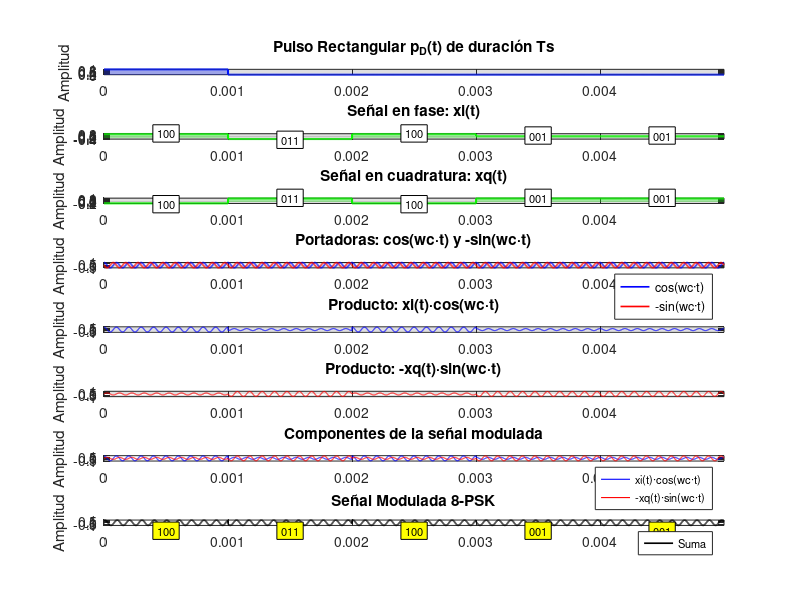
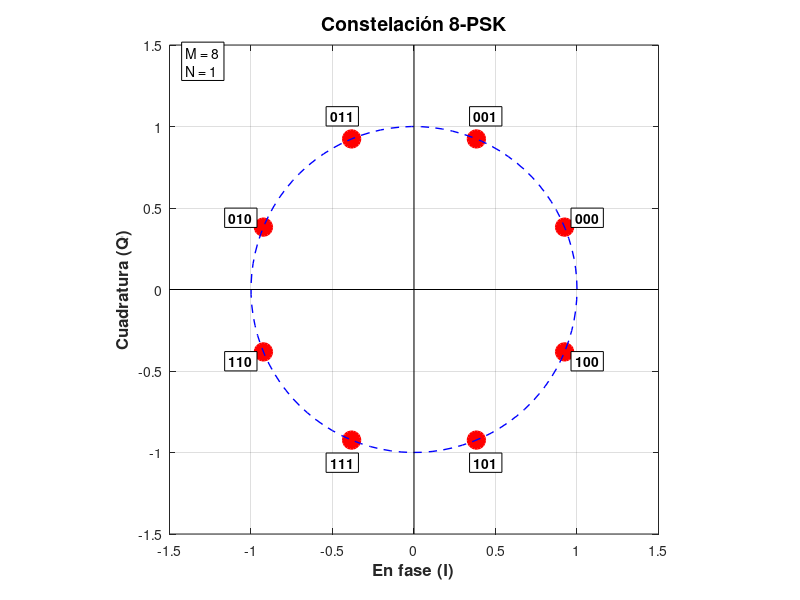

Recreate these plots in MATLAB, in order.
%% Modulación M-PSK
% Script para generar señales M-PSK con visualización de formas de onda
% y constelación
% Autor: Cristian Cruz

clear all;
close all;
clc;

%% Parámetros
Num_intervalos = 5;

% Probabilidad de bits
p0 = 0.5;
p1 = 1 - p0;

% Parámetros de modulación M-PSK
M = 8;
n = log2(M);
Ts = 0.001;
fs = 1/Ts;

% Parámetros para la gráfica de señales
fmuestreo = 1000000;
fc = 10000;
Ac = 1;

% Número de bits de la secuencia a generar
N = Num_intervalos * n;

%% Generación de secuencia de bits
rng(42); % Semilla para reproducibilidad
secuencia = (rand(1, N) > p0);
fprintf('Secuencia generada: ');
fprintf('%d ', secuencia);
fprintf('\n');

%% Función para generar código Gray
function gray = gray_code(n)
    if n == 0
        gray = {''};
        return;
    end
    prev = gray_code(n-1);
    gray = cell(1, 2^n);
    for i = 1:length(prev)
        gray{i} = ['0' prev{i}];
    end
    for i = 1:length(prev)
        gray{length(prev) + i} = ['1' prev{length(prev) - i + 1}];
    end
end

%% Convertidor de Datos M-PSK
function [Ik, Qk, bk, tabla, gray_secuencia] = convertidor_datos_psk(bits, M, N_param)
    n = log2(M);

    % Asegurar múltiplo de n
    L = length(bits);
    if mod(L, n) ~= 0
        bits = bits(1:L - mod(L, n));
    end

    % Agrupar bits
    num_simbolos = length(bits) / n;
    grupos = reshape(bits, n, num_simbolos)';

    % Generar código Gray
    gray = gray_code(n);

    % Crear mapping
    mapping = containers.Map();
    for i = 1:M
        key = gray{i};
        mapping(key) = i - 1;
    end

    % Convertir grupos a índices b_k
    bk = zeros(1, num_simbolos);
    gray_secuencia = cell(1, num_simbolos);

    for i = 1:num_simbolos
        bits_str = '';
        for j = 1:n
            bits_str = [bits_str num2str(grupos(i,j))];
        end
        bk(i) = mapping(bits_str);
        gray_secuencia{i} = bits_str;
    end

    % Calcular fases: φ_k = π(2*b_k + N)/M
    phi_k = pi * (2*bk + N_param) / M;

    % Calcular componentes I_k y Q_k
    Ik = cos(phi_k);
    Qk = sin(phi_k);

    % Crear tabla de correspondencia
    tabla = struct();
    for i = 1:M
        code = gray{i};
        b = i - 1;
        phi = pi * (2*b + N_param) / M;
        I = cos(phi);
        Q = sin(phi);
        tabla(i).gray = code;
        tabla(i).bk = b;
        tabla(i).phi_k = phi;
        tabla(i).Ik = I;
        tabla(i).Qk = Q;
    end
end

% Convertir datos
[Ik, Qk, bk, tabla, gray_secuencia] = convertidor_datos_psk(secuencia, M, 1);

% Mostrar tabla de correspondencia
fprintf('\nTabla de correspondencia M-PSK:\n');
fprintf('%-10s %-5s %-15s %-15s %-15s\n', 'Gray', 'bk', 'phi_k', 'Ik=cos(phi_k)', 'Qk=sen(phi_k)');
fprintf('----------------------------------------------------------------------\n');
for i = 1:M
    fprintf('%-10s %-5d %-15.4f %-15.4f %-15.4f\n', ...
        tabla(i).gray, tabla(i).bk, tabla(i).phi_k, tabla(i).Ik, tabla(i).Qk);
end

%% Función pulso rectangular
function p = pulso_rectangular(t, Ts, fmuestreo)
    eps = 1/(2*fmuestreo);
    p = double((t >= -eps) & (t < Ts - eps));
end

%% Generar señales xi(t) y xq(t)
function [t, xi_t] = generar_xi(simbolos_I, Ts, fmuestreo)
    Ns = round(Ts * fmuestreo);
    t = (0:length(simbolos_I)*Ns-1) / fmuestreo;
    xi_t = zeros(size(t));

    for k = 1:length(simbolos_I)
        xi_t = xi_t + simbolos_I(k) * pulso_rectangular(t - (k-1)*Ts, Ts, fmuestreo);
    end
end

function [t, xq_t] = generar_xq(simbolos_Q, Ts, fmuestreo)
    Ns = round(Ts * fmuestreo);
    t = (0:length(simbolos_Q)*Ns-1) / fmuestreo;
    xq_t = zeros(size(t));

    for k = 1:length(simbolos_Q)
        xq_t = xq_t + simbolos_Q(k) * pulso_rectangular(t - (k-1)*Ts, Ts, fmuestreo);
    end
end

%% Generar señales para visualización
num_simbolos = 20;
[t, x_i] = generar_xi(Ik(1:min(num_simbolos, length(Ik))), Ts, fmuestreo);
[~, x_q] = generar_xq(Qk(1:min(num_simbolos, length(Qk))), Ts, fmuestreo);

% Pulso rectangular
pulso_rect = pulso_rectangular(t, Ts, fmuestreo);

% Portadoras
wc = 2 * pi * fc;
portadora_cos = cos(wc * t);
portadora_sin = -sin(wc * t);

% Productos de señales con portadoras
xi_cos = x_i .* portadora_cos;
xq_sin = -x_q .* sin(wc * t);

% Señal modulada
x_c = Ac * (x_i .* portadora_cos - x_q .* sin(wc * t));

fprintf('\nSeñales generadas exitosamente para %d símbolos\n', num_simbolos);
fprintf('Duración total: %.6f segundos\n', t(end));
fprintf('Número de muestras: %d\n', length(t));

%% Gráficas de las formas de onda
figure('Position', [100 50 1200 900]);

% 1. Pulso rectangular
subplot(8,1,1);
stairs(t, pulso_rect, 'LineWidth', 1.5, 'Color', [0 0.08 0.98]);
hold on;
area(t, pulso_rect, 'FaceColor', [0 0.08 0.98], 'FaceAlpha', 0.3, 'EdgeColor', 'none');
title('Pulso Rectangular p_D(t) de duración Ts');
ylabel('Amplitud');
grid on;
xlim([0 t(end)]);

% 2. Señal en fase xi(t)
subplot(8,1,2);
stairs(t, x_i, 'LineWidth', 1.5, 'Color', [0.04 0.97 0]);
hold on;
area(t, x_i, 'FaceColor', [0.04 0.97 0], 'FaceAlpha', 0.3, 'EdgeColor', 'none');
title('Señal en fase: xi(t)');
ylabel('Amplitud');
grid on;
xlim([0 t(end)]);
% Añadir códigos Gray
for k = 1:min(length(gray_secuencia), num_simbolos)
    if k <= length(Ik)
        t_pos = (k - 0.5) * Ts;
        if Ik(k) >= 0
            y_pos = Ik(k) + 0.15;
        else
            y_pos = Ik(k) - 0.2;
        end
        text(t_pos, y_pos, gray_secuencia{k}, 'HorizontalAlignment', 'center', ...
            'BackgroundColor', 'white', 'EdgeColor', 'black', 'FontSize', 8);
    end
end

% 3. Señal en cuadratura xq(t)
subplot(8,1,3);
stairs(t, x_q, 'LineWidth', 1.5, 'Color', [0.04 0.97 0]);
hold on;
area(t, x_q, 'FaceColor', [0.04 0.97 0], 'FaceAlpha', 0.3, 'EdgeColor', 'none');
title('Señal en cuadratura: xq(t)');
ylabel('Amplitud');
grid on;
xlim([0 t(end)]);
% Añadir códigos Gray
for k = 1:min(length(gray_secuencia), num_simbolos)
    if k <= length(Qk)
        t_pos = (k - 0.5) * Ts;
        if Qk(k) >= 0
            y_pos = Qk(k) + 0.15;
        else
            y_pos = Qk(k) - 0.2;
        end
        text(t_pos, y_pos, gray_secuencia{k}, 'HorizontalAlignment', 'center', ...
            'BackgroundColor', 'white', 'EdgeColor', 'black', 'FontSize', 8);
    end
end

% 4. Portadoras
subplot(8,1,4);
plot(t, portadora_cos, 'b', 'LineWidth', 1.2);
hold on;
plot(t, portadora_sin, 'r', 'LineWidth', 1.2);
title('Portadoras: cos(wc·t) y -sin(wc·t)');
ylabel('Amplitud');
grid on;
legend('cos(wc·t)', '-sin(wc·t)', 'Location', 'northeast');
xlim([0 t(end)]);

% 5. Producto xi(t)cos(wc·t)
subplot(8,1,5);
plot(t, xi_cos, 'b', 'LineWidth', 0.8);
title('Producto: xi(t)·cos(wc·t)');
ylabel('Amplitud');
grid on;
xlim([0 t(end)]);

% 6. Producto -xq(t)sin(wc·t)
subplot(8,1,6);
plot(t, xq_sin, 'r', 'LineWidth', 0.8);
title('Producto: -xq(t)·sin(wc·t)');
ylabel('Amplitud');
grid on;
xlim([0 t(end)]);

% 7. Componentes de la señal modulada
subplot(8,1,7);
plot(t, xi_cos, 'b', 'LineWidth', 0.8);
hold on;
plot(t, xq_sin, 'r', 'LineWidth', 0.8);
title('Componentes de la señal modulada');
ylabel('Amplitud');
legend('xi(t)·cos(wc·t)', '-xq(t)·sin(wc·t)', 'Location', 'northeast', 'FontSize', 8);
xlim([0 t(end)]);

% 8. Señal modulada
subplot(8,1,8);
plot(t, xi_cos + xq_sin, 'k', 'LineWidth', 1.2);
hold on;
title(sprintf('Señal Modulada %d-PSK', M));
ylabel('Amplitud');
legend('Suma', 'Location', 'northeast', 'FontSize', 8);
xlim([0 t(end)]);
% Añadir códigos Gray
y_max = max(xi_cos + xq_sin);
y_min = min(xi_cos + xq_sin);
y_range = y_max - y_min;
for k = 1:min(length(gray_secuencia), num_simbolos)
    t_pos = (k - 0.5) * Ts;
    y_pos = y_min - 0.15 * y_range;
    text(t_pos, y_pos, gray_secuencia{k}, 'HorizontalAlignment', 'center', ...
        'VerticalAlignment', 'top', 'BackgroundColor', 'yellow', 'EdgeColor', 'black', 'FontSize', 8);
end

%% Gráfica de Constelación M-PSK
figure('Position', [150 100 800 800]);

% Calcular todos los puntos de la constelación
I_constellation = zeros(1, M);
Q_constellation = zeros(1, M);
labels_constellation = cell(1, M);

for i = 1:M
    I_constellation(i) = tabla(i).Ik;
    Q_constellation(i) = tabla(i).Qk;
    labels_constellation{i} = tabla(i).gray;
end

% Graficar constelación
plot(I_constellation, Q_constellation, 'ro', 'MarkerSize', 12, 'LineWidth', 2, 'MarkerFaceColor', 'r');
hold on;

% Añadir etiquetas con los códigos Gray
for i = 1:M
    % Calcular offset para la etiqueta
    offset_factor = 0.15;
    I_offset = I_constellation(i) * offset_factor;
    Q_offset = Q_constellation(i) * offset_factor;

    text(I_constellation(i) + I_offset, Q_constellation(i) + Q_offset, ...
        labels_constellation{i}, 'HorizontalAlignment', 'center', ...
        'BackgroundColor', 'white', 'EdgeColor', 'black', 'FontSize', 10, 'FontWeight', 'bold');
end

% Dibujar círculo unitario
theta_circle = linspace(0, 2*pi, 100);
plot(cos(theta_circle), sin(theta_circle), 'b--', 'LineWidth', 1);

% Dibujar ejes
plot([-1.5 1.5], [0 0], 'k-', 'LineWidth', 0.5);
plot([0 0], [-1.5 1.5], 'k-', 'LineWidth', 0.5);

% Configuración de la gráfica
grid on;
axis equal;
xlim([-1.5 1.5]);
ylim([-1.5 1.5]);
xlabel('En fase (I)', 'FontSize', 12, 'FontWeight', 'bold');
ylabel('Cuadratura (Q)', 'FontSize', 12, 'FontWeight', 'bold');
title(sprintf('Constelación %d-PSK', M), 'FontSize', 14, 'FontWeight', 'bold');

% Añadir información adicional
text(-1.4, 1.4, sprintf('M = %d\nN = %d', M, 1), 'FontSize', 10, ...
    'BackgroundColor', 'white', 'EdgeColor', 'black');

fprintf('\n¡Gráficas generadas exitosamente!\n');
